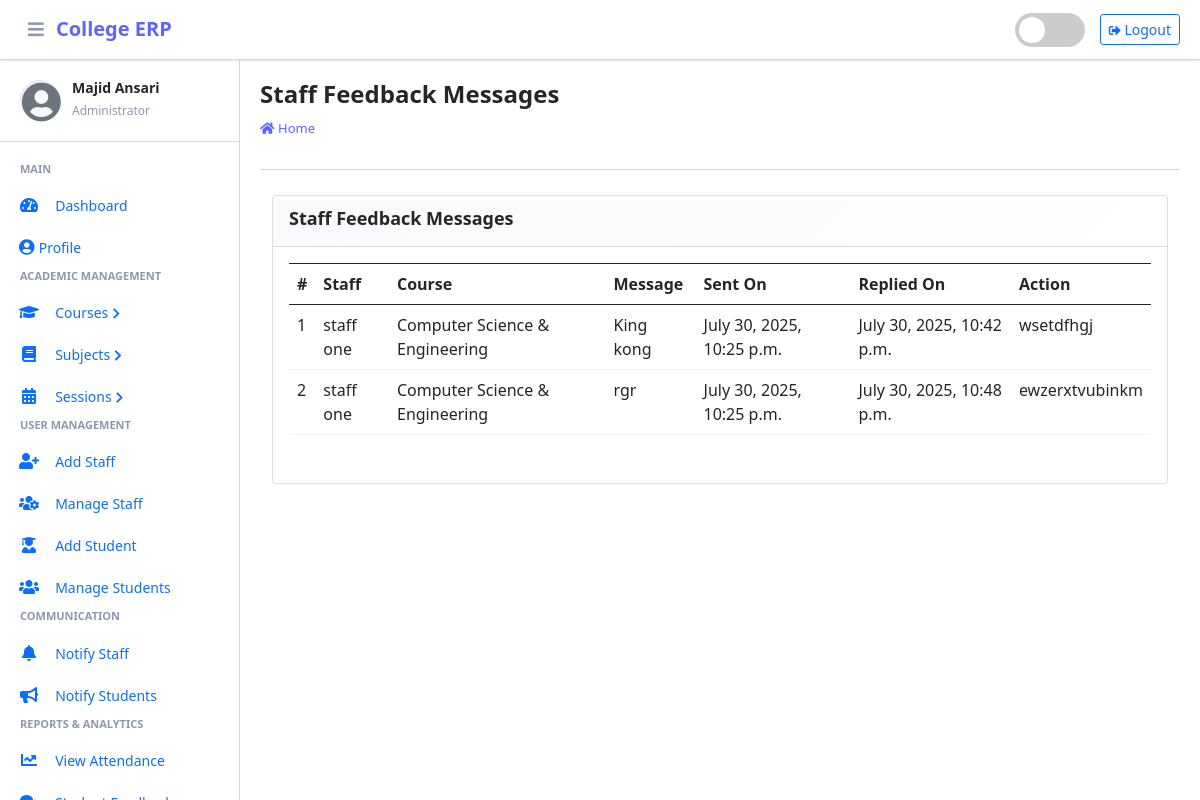
The app's page /staff/view/feedback/ (signed in), older data.
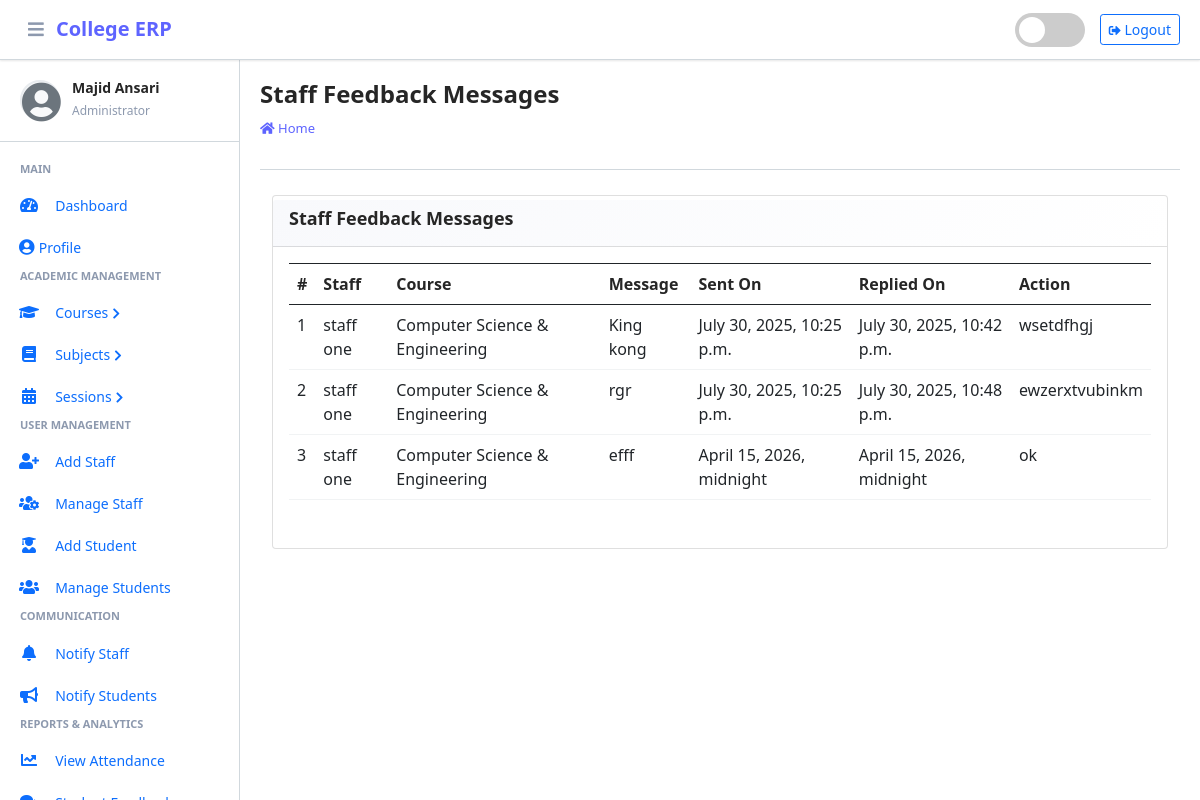
The same page, newer data.
### main_app/models.py (models this page shows, shortened)
class FeedbackStaff(models.Model):
    staff = models.ForeignKey(Staff, on_delete=models.CASCADE)
    feedback = models.TextField()
    reply = models.TextField()
    created_at = models.DateTimeField(auto_now_add=True)
    updated_at = models.DateTimeField(auto_now=True)

class Staff(models.Model):
    course = models.ForeignKey(Course, on_delete=models.DO_NOTHING, null=True, blank=False)
    admin = models.OneToOneField(CustomUser, on_delete=models.CASCADE)
    def __str__(self):
        return self.admin.first_name + " " +  self.admin.last_name

class CustomUser(AbstractUser):
    USER_TYPE = ((1, "HOD"), (2, "Staff"), (3, "Student"))
    GENDER = [("M", "Male"), ("F", "Female")]
    username = None  # Removed username, using email instead
    email = models.EmailField(unique=True)
    user_type = models.CharField(default=1, choices=USER_TYPE, max_length=1)
    gender = models.CharField(max_length=1, choices=GENDER)
    profile_pic = models.ImageField()
    address = models.TextField()
    fcm_token = models.TextField(default="")  # For firebase notifications
    created_at = models.DateTimeField(auto_now_add=True)
    updated_at = models.DateTimeField(auto_now=True)
    USERNAME_FIELD = "email"
    REQUIRED_FIELDS = []
    objects = CustomUserManager()

class Course(models.Model):
    name = models.CharField(max_length=120)
    created_at = models.DateTimeField(auto_now_add=True)
    updated_at = models.DateTimeField(auto_now=True)
    def __str__(self):
        return self.name

### main_app/hod_views.py (the view, shortened to what this page needs)
# urls.py: path("staff/view/feedback/", hod_views.staff_feedback_message,
@csrf_exempt
def staff_feedback_message(request):
    if request.method != 'POST':
        feedbacks = FeedbackStaff.objects.all()
        context = {
            'feedbacks': feedbacks,
            'page_title': 'Staff Feedback Messages'
        }
        return render(request, 'hod_template/staff_feedback_template.html', context)

### main_app/templates/hod_template/staff_feedback_template.html (shortened to what this page needs)
{% extends 'main_app/base.html' %}
{% load static %}
{% block page_title %}{{page_title}}{% endblock page_title %}
{% block content %}
<section class="content">
    <div class="container-fluid">
        <div class="row">
            <div class="col-md-12">
                <div class="card card-dark">
                    <div class="card-header">
                        <h3 class="card-title">{{page_title}}</h3>
                    </div>
                    <div class="table card-body">
                        <table class="table table-bordered table-hover">
                            <tr>
                                <th>#</th>
                                <th>Staff</th>
                                <th>Course</th>
                                <th>Message</th>
                                <th>Sent On</th>
                                <th>Replied On</th>
                                <th>Action</th>
                            </tr>
                            {% for feedback in  feedbacks %}
                              <tr>
                                  <td>{{forloop.counter}}</td>
                                  <td>{{feedback.staff}}</td>
                                  <td>{{feedback.staff.course}}</td>
                                  <td>{{feedback.feedback}}</td>
                                    {% if feedback.reply == "" %}
                                    <td>{{feedback.created_at}}</td>
                                    <td><span  class='badge badge-warning'>Pending Response</span></td>
                                         <td> <button data-bs-toggle="modal" data-bs-target="#reply_modal" value="{{feedback.id}}" class="btn btn-success reply_open_modal">Reply</button>
                                        {% else %}
                                        <td>{{feedback.created_at}}</td>
                                        <td>{{feedback.updated_at}}</td>
                                          <td>{{feedback.reply}}</td>
                                    {% endif %}
                              </tr>
                            {% endfor %}
                        </table>
                    </div>
                    </div>
            </div>
        </div>
    </div>
</section>
{% endblock content %}

Row changes from the older to the newer data that the page shows:
added FeedbackStaff: staff "staff one", staff.course "Computer Science & Engineering", feedback "efff", created_at "April 15, 2026, midnight", updated_at "April 15, 2026, midnight", reply "ok"
